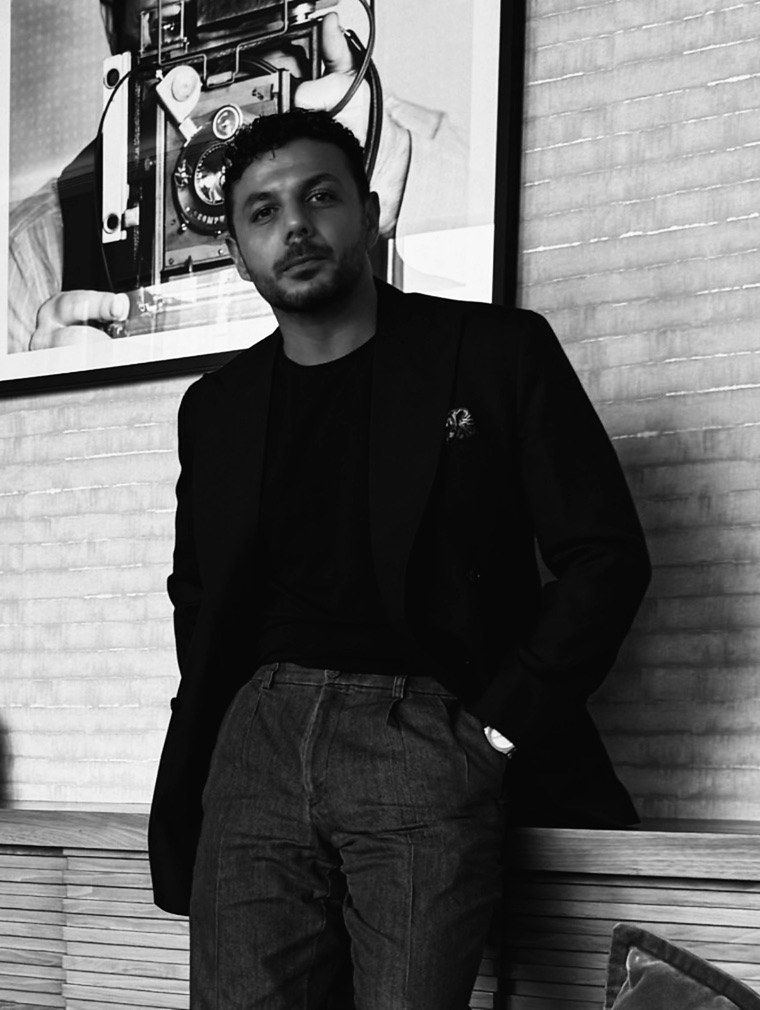
#> input picture backup/2026-11-10-before-rebrand/img/ceo-portrait-760.jpg, 760 x 1010 px
$ python relight_photo.py ../backup/2026-11-10-before-rebrand/img/ceo-portrait-760.jpg ../backup/2026-11-10-before-rebrand/img/ceo-portrait.jpg 1.0 1.0
#> lines starting #> are read from the running program, lines starting #| are printed output that depends on the picture
"""Tone-only relight: brighter exposure, lifted shadows, protected highlights. No pixel moves, no retouching,
so the subject's face and features are unchanged.  python3 tools/relight_photo.py IN.jpg OUT.jpg [exposure] [shadow_lift]"""
import sys
import numpy as np
from PIL import Image, ImageFilter
src, out = sys.argv[1:3]
ev = float(sys.argv[3]) if len(sys.argv) > 3 else 0.35       # stops of exposure
lift = float(sys.argv[4]) if len(sys.argv) > 4 else 0.30     # local shadow lift strength
im = Image.open(src).convert("RGB"); a = np.asarray(im).astype(np.float32) / 255
#> further down, im is the input picture: PIL image 760x1010 RGB; min 0, max 255, mean 100.3
lin = a ** 2.2
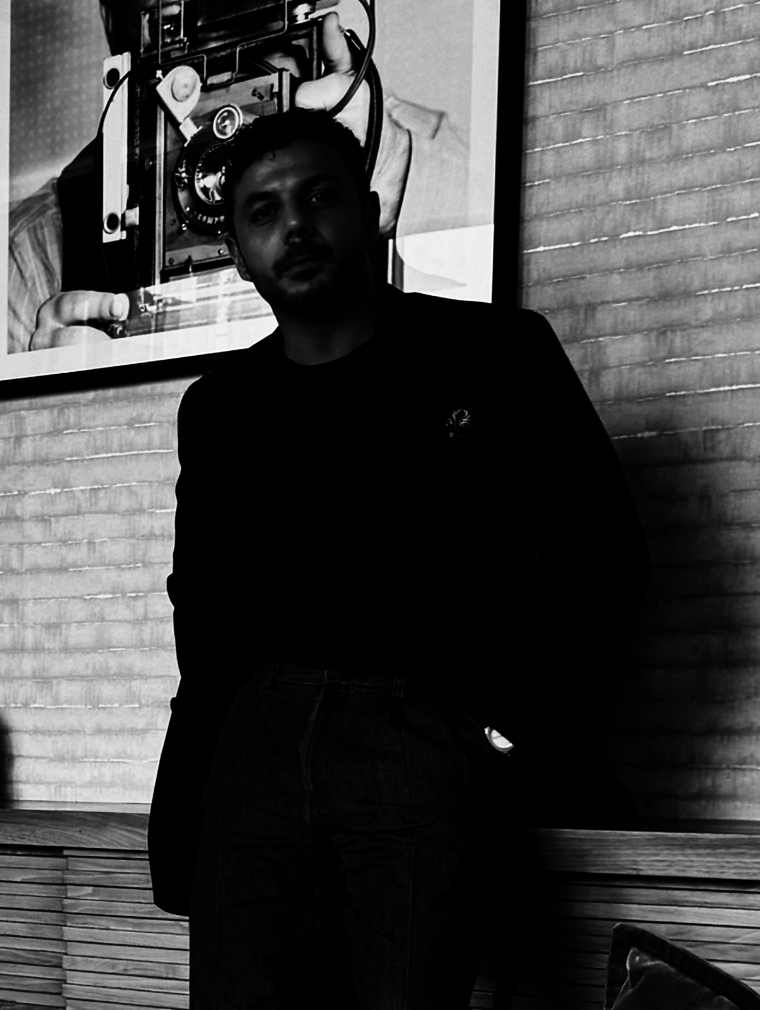
#> lin: shape (1010, 760, 3) float32; min 0, max 1, mean 0.26
lin *= 2 ** ev                                              # exposure in linear light
x = lin
m, k = 2 ** ev, 0.9
y = x / (1 + k * x) * (1 + k * m) / m                       # highlight shoulder: source white stays white, never clips
g = np.clip(y, 0, 1) ** (1 / 2.2)
# local shadow lift: brighten areas that are dark at a broad scale (fill light), not fine detail
L = g.mean(-1)
base = np.asarray(Image.fromarray((L * 255).astype(np.uint8)).filter(ImageFilter.GaussianBlur(28))).astype(np.float32) / 255
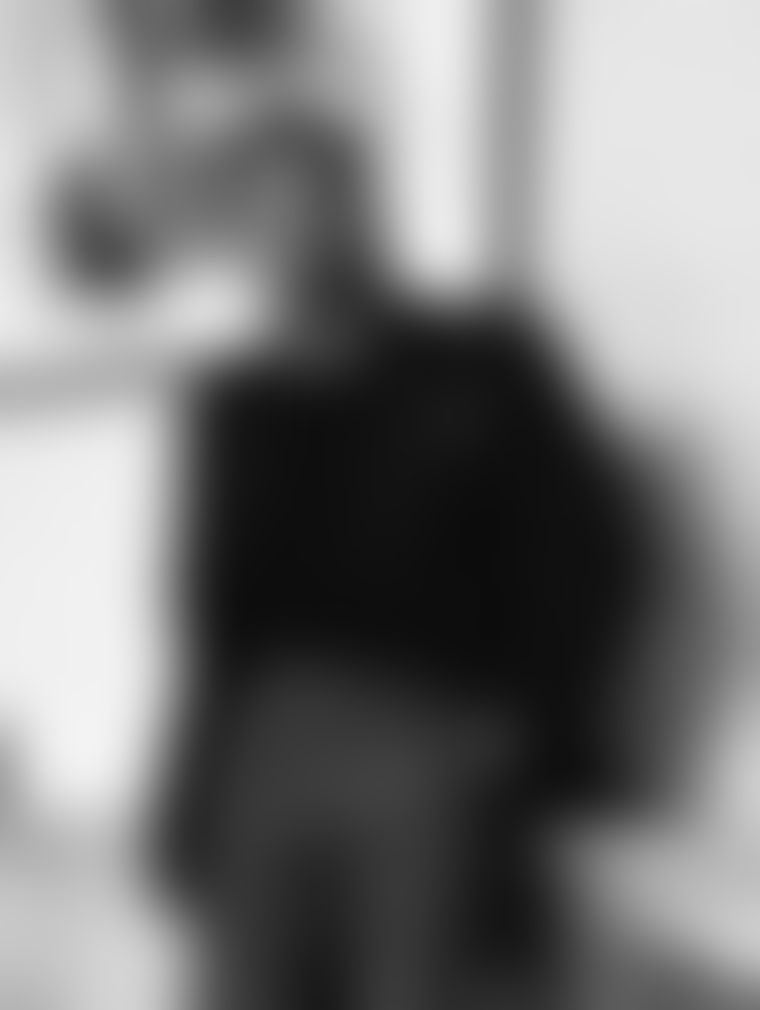
#> base: shape (1010, 760) float32; min 0.0471, max 0.953, mean 0.475
w = np.clip((0.5 - base) / 0.5, 0, 1) ** 1.5                  # 1 in deep shadow, 0 above mid-grey
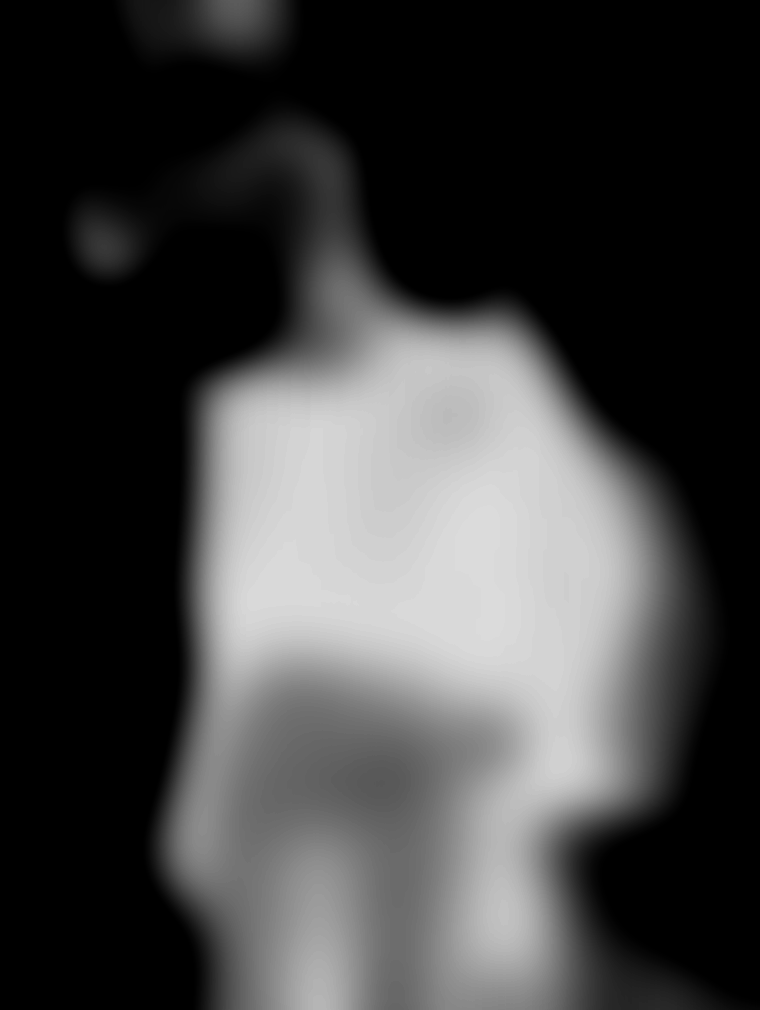
#> w: shape (1010, 760) float32; min 0, max 0.862, mean 0.255
gain = 1 + lift * w
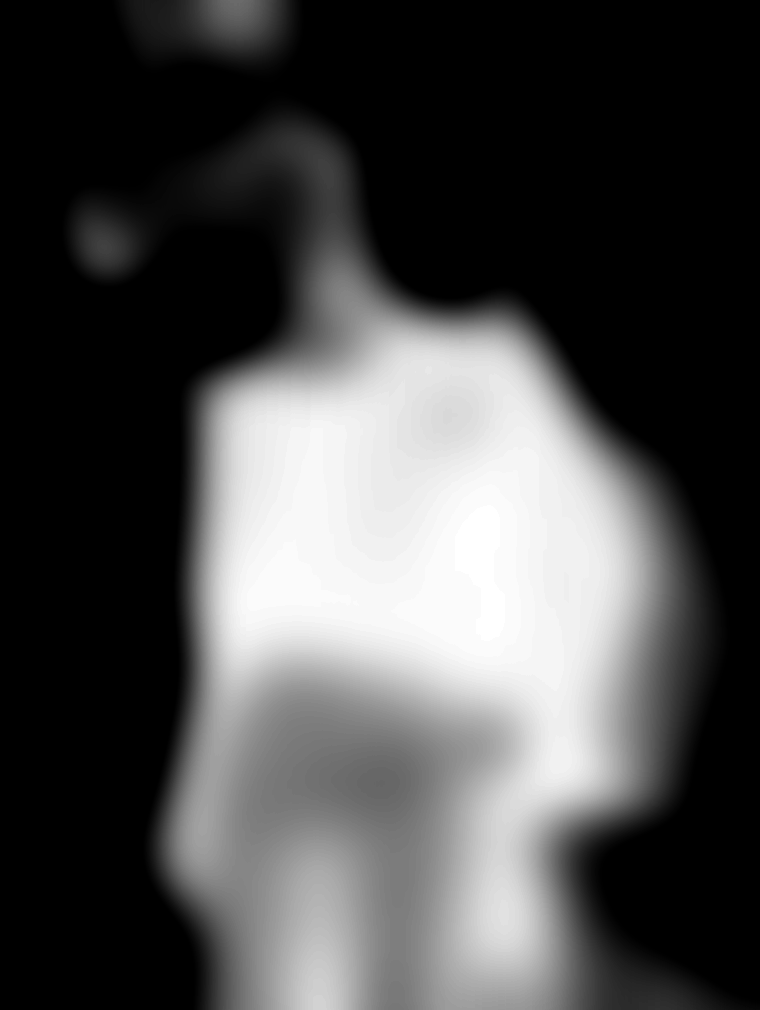
#> gain: shape (1010, 760) float32; min 1, max 1.86, mean 1.26; drawn with min black and max white
g = 1 - (1 - g) ** gain[..., None]                            # lift toward light while keeping blacks anchored
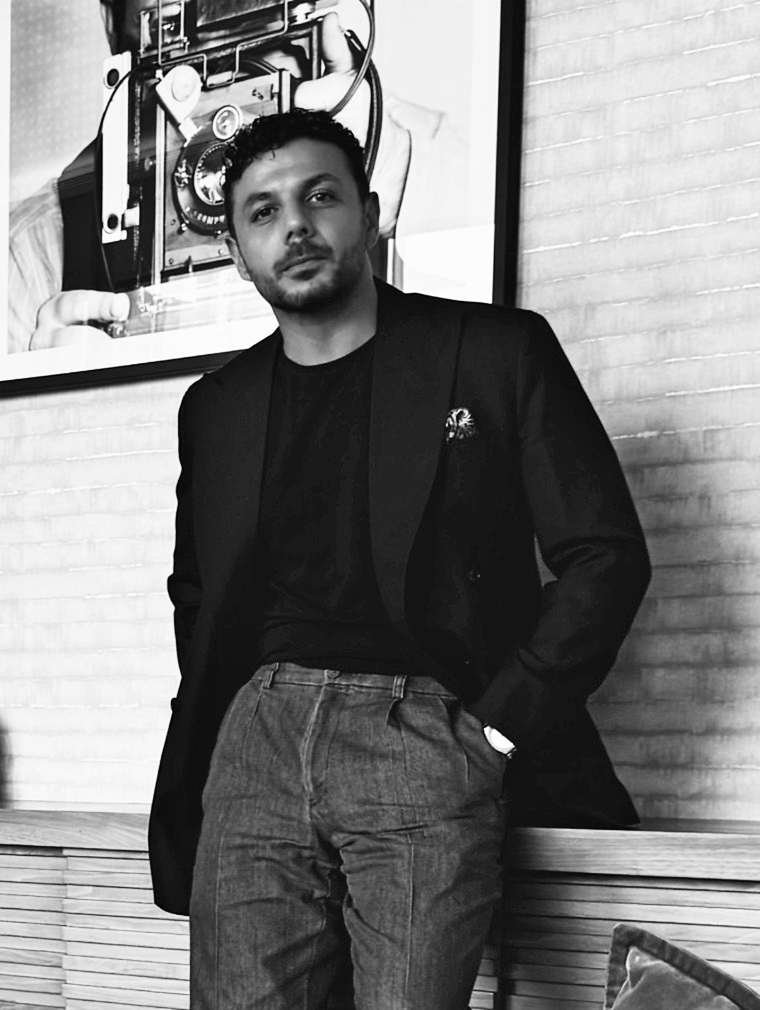
#> g: shape (1010, 760, 3) float32; min 0, max 1, mean 0.501
g = np.clip(g + 0.012, 0, 1)                                  # tiny black-point lift
Image.fromarray((g * 255 + .5).astype(np.uint8)).save(out, quality=90, optimize=True, progressive=True)
print("wrote", out, im.size)
#| wrote ../backup/2026-11-10-before-rebrand/img/ceo-portrait.jpg (760, 1010)

$ run again, on backup/2026-11-10-before-rebrand/img/xforce-factory-800.webp
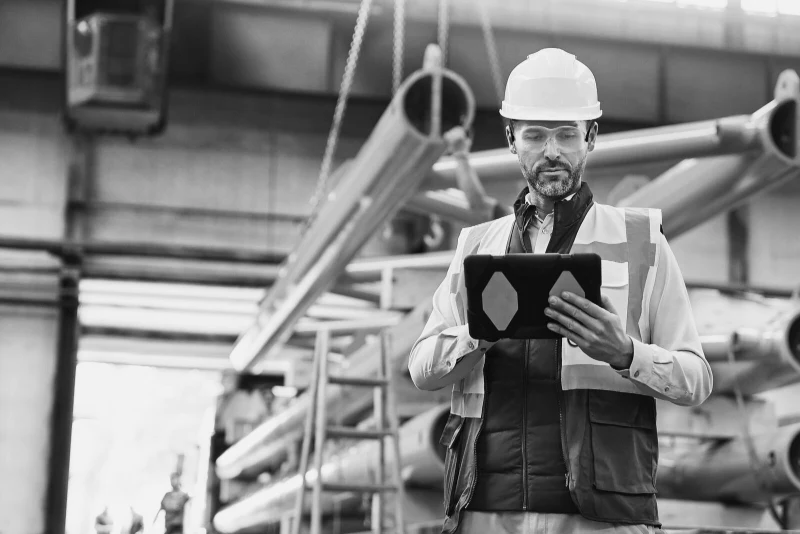
#> input picture backup/2026-11-10-before-rebrand/img/xforce-factory-800.webp, 800 x 534 px
#> im is the input picture: PIL image 800x534 RGB; mean R, G, B 132.9, 132.9, 132.9
#> `base = np.asarray(Image.fromarray((L * 255).astype(np.uint8)).filter(I..`:
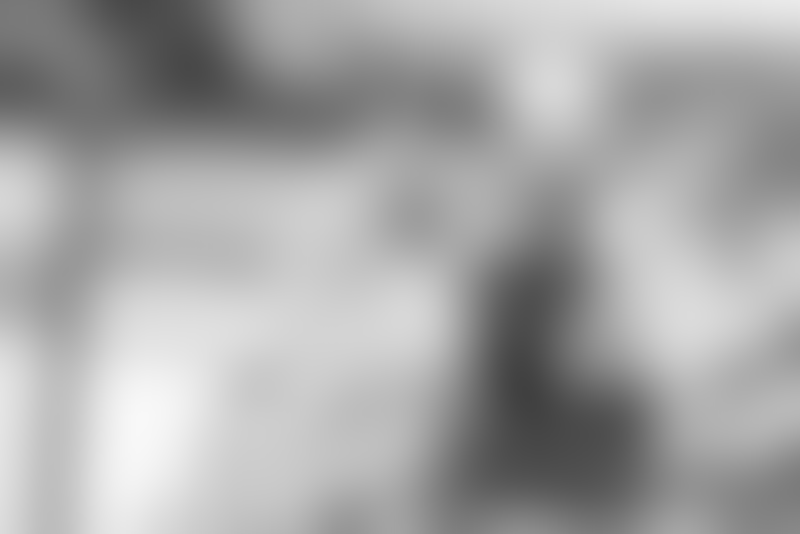
#> base: shape (534, 800) float32; min 0.251, max 0.973, mean 0.652
#> `gain = 1 + lift * w`:
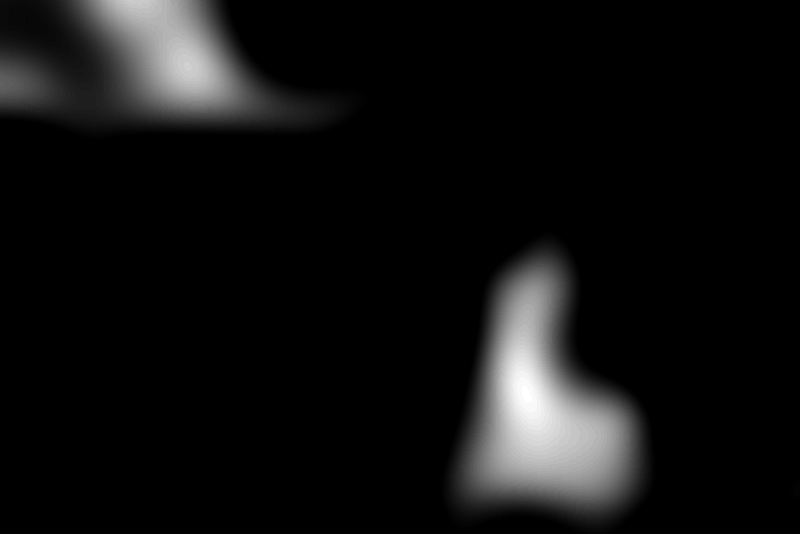
#> gain: shape (534, 800) float32; min 1, max 1.35, mean 1.02; drawn with min black and max white
#| wrote ../backup/2026-11-10-before-rebrand/img/xforce-factory-800.webp (800, 534)
